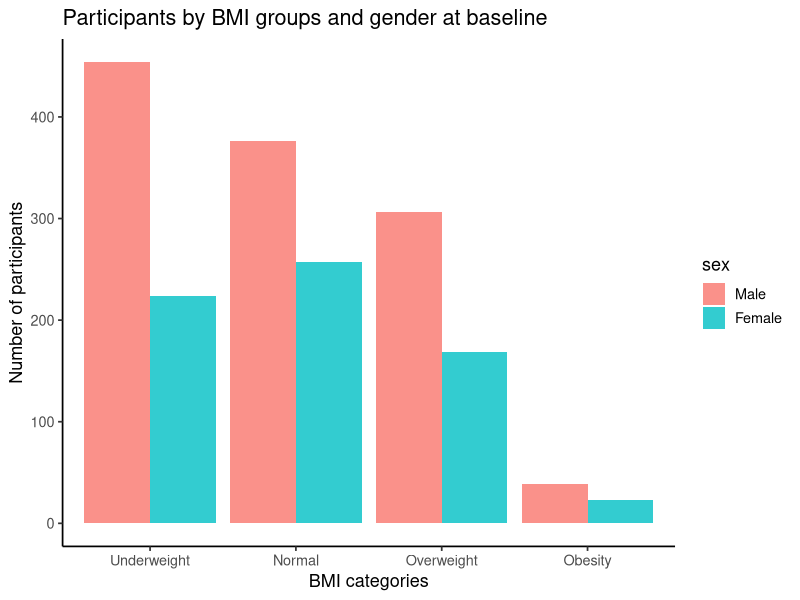
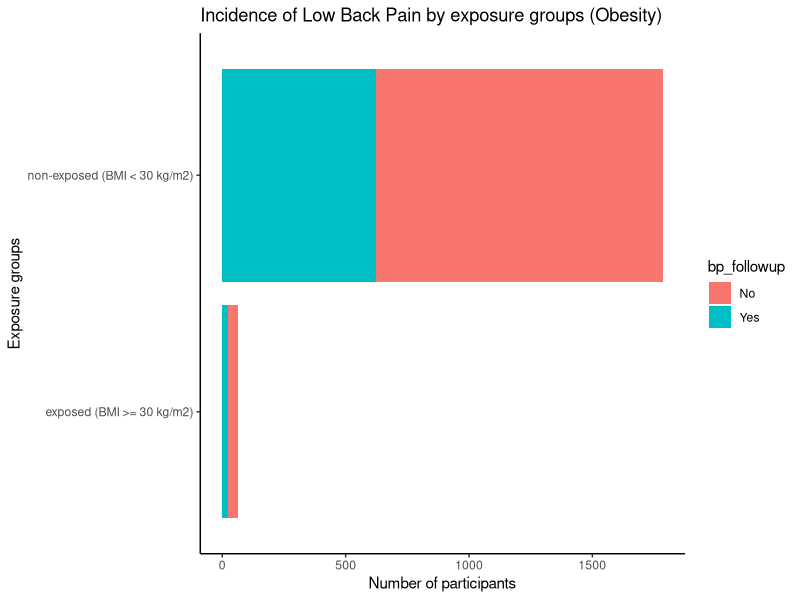

Here is the R script that generated these plots, in order:
## ---- chunk 1
library(tidyverse)
library(knitr)
## ---- chunk 2
sample <- read.csv("Poster Presentation.csv")
head(sample, 15) %>% 
  kable(align = "c")
glimpse(sample)
## ---- chunk 3
sample$id <- as.character(sample$id)
sample$sex <- factor(sample$sex, levels = c(0, 1), labels = c("Male", "Female"))
sample$bmi_cat <- factor(sample$bmi_cat, levels = c(1, 2, 3, 4, 5), 
                         labels = c("Underweight", "Normal", "Overweight", 
                                    "Obesity", "Severe obesity"))
sample$bp_baseline <- factor(sample$bp_baseline, levels = c(0, 1), 
                             labels = c("No", "Yes"))
sample$lost <- factor(sample$lost, levels = c(0, 1), 
                             labels = c("No", "Yes"))
sample$bp_followup <- factor(sample$bp_followup, levels = c(0, 1), 
                             labels = c("No", "Yes"))

head(sample, 10) %>% 
  kable(align = "c")

## ---- chunk 4
cohort <- sample[sample$bp_baseline == "No", ]
head(cohort, 10) %>% 
  kable(align = "c")

## ---- chunk 5
cat <- cohort %>%
    group_by(bmi_cat) %>%
    summarise(
        count = n(),
        mean_age = mean(age, na.rm = TRUE),
        sd_age = sd(age, na.rm = TRUE),
        male_percentage = sum(sex == "Male") / n() * 100,
        female_percentage = sum(sex == "Female") / n() * 100
        )
cat %>% 
  kable(align = "c")
## ---- chunk 6

graph1 <- cohort %>%
    drop_na() %>%
    ggplot(aes(bmi_cat, fill = sex)) +
    geom_bar(position = "dodge", alpha = 0.8) +
    theme_classic(base_size = 13) + 
  labs(title = "Participants by BMI groups and gender at baseline", 
       x = "BMI categories", y = "Number of participants")

graph1
## ---- chunk 7
exposed <- cohort[cohort$bmi_cat =="Obesity", ]
non_exposed <- cohort[!cohort$bmi_cat =="Obesity", ]

nrow(exposed)

nrow(non_exposed)

## ---- chunk 8

demo_expo <- exposed %>%
    summarise(
        count = n(),
        mean_age = mean(age, na.rm = TRUE),
        sd_age = sd(age, na.rm = TRUE),
        male_percentage = sum(sex == "Male") / n() * 100,
        female_percentage = sum(sex == "Female") / n() * 100
    )
demo_expo %>% 
  kable(align = "c")

demo_non_expo <- non_exposed %>%
    summarise(
        count = n(),
        mean_age = mean(age, na.rm = TRUE),
        sd_age = sd(age, na.rm = TRUE),
        male_percentage = sum(sex == "Male") / n() * 100,
        female_percentage = sum(sex == "Female") / n() * 100
    )
demo_non_expo %>% 
  kable(align = "c")
## ---- chunk 9
lost_expo <- sum(is.na(exposed$bp_followup))
lost_non_expo <- sum(is.na(non_exposed$bp_followup))

lost_expo
lost_non_expo
## ---- chunk 10
a <- length(which(exposed$bp_followup == "Yes"))
b <- length(which(exposed$bp_followup == "No"))
c <- length(which(non_exposed$bp_followup == "Yes"))
d <- length(which(non_exposed$bp_followup == "No"))

a
b
c
d
## ---- chunk 11
table <- matrix(c(a, b, c, d), nrow = 2, byrow = TRUE)
table <- cbind(table, c(a + b, c + d))
colnames(table) <- c("Low back pain", "Without LBP", "Total")
rownames(table) <- c("Obesity", "Without Obesity")

table %>% 
  kable(align = "c")
write.csv(table, "2x2table.csv")
## ---- chunk 12
lbp_expo <- a/(a+b)

lbp_expo

lbp_non_exp <- c/(c+d)

lbp_non_exp
## ---- chunk 13
RR <- lbp_expo/lbp_non_exp

RR
## ---- chunk 14

cohort$exposure <- factor(
  ifelse(cohort$bmi_cat == "Obesity", "exposed (BMI >= 30 kg/m2)",
  ifelse(cohort$bmi_cat %in% c("Normal", "Overweight", "Underweight"), 
         "non-exposed (BMI < 30 kg/m2)", NA))
)

#cohort
cohort %>%
  drop_na(bp_followup) %>% 
  ggplot(aes(y= exposure, fill = bp_followup)) +
  geom_bar() +
  theme_classic() +
  labs(title = "Incidence of Low Back Pain by exposure groups (Obesity)", 
       x = "Number of participants", y = "Exposure groups")
## ---- chunk 15
table1 <- data.frame(
  characteristics = c("Number of participants", 
                               "Mean age",
                               "SD",
                               "Male", "M %", 
                               "Female", "F %", 
                               "Low Back Pain", "LBP %", "LBP M", "LBPM %", "LBP F", "LBPF %"),
  Exposed = c(nrow(exposed), 
                       round(mean(exposed$age), 2), round(sd(exposed$age), 2), 
                       length(which(exposed$sex == "Male")), 
              round(length(which(exposed$sex == "Male")) / nrow(exposed) * 100, 2), 
                       length(which(exposed$sex == "Female")), 
              round(length(which(exposed$sex == "Female")) / nrow(exposed) * 100, 2),
                       a, round(a/nrow(exposed) * 100, 2),
              length(which(exposed$sex == "Male" & exposed$bp_followup == "Yes")), 
              round(length(which(exposed$sex == "Male" & exposed$bp_followup == "Yes")) / a * 100, 2),
              length(which(exposed$sex == "Female" & exposed$bp_followup == "Yes")), 
              round(length(which(exposed$sex == "Female" & exposed$bp_followup == "Yes")) / a * 100, 2)),
  Non_exposed = c(nrow(non_exposed), 
                       round(mean(non_exposed$age), 2), round(sd(non_exposed$age), 2), 
                       length(which(non_exposed$sex == "Male")), 
                  round(length(which(non_exposed$sex == "Male")) / nrow(non_exposed) * 100, 2),
                       length(which(non_exposed$sex == "Female")), 
                  round(length(which(non_exposed$sex == "Female")) / nrow(non_exposed) * 100, 2),
                       c, round(c/nrow(non_exposed) * 100, 2), 
                  length(which(non_exposed$sex == "Male" & non_exposed$bp_followup == "Yes")), 
              round(length(which(non_exposed$sex == "Male" & non_exposed$bp_followup == "Yes")) / c * 100, 2),
              length(which(non_exposed$sex == "Female" & non_exposed$bp_followup == "Yes")), 
              round(length(which(non_exposed$sex == "Female" & non_exposed$bp_followup == "Yes")) / c * 100, 2)))

table1 %>% 
  kable(align = "c")

write.csv(table1, "characteristics.csv", row.names = FALSE)
## ---- chunk 16

table2 <- data.frame(Age_groups = c("25-35",
                          "36-45",
                          "46-55",
                          "56-65",
                          "66-75"), 
           Number_of_participants = c(length(which(cohort$age < 36)),
                                      length(which(cohort$age > 35 & cohort$age < 46)),
                                      length(which(cohort$age > 45 & cohort$age < 56)),
                                      length(which(cohort$age > 55 & cohort$age < 66)),
                                      length(which(cohort$age > 65))
                                      ), 
           Number_of_cases_LBP = c(length(which(cohort$age < 36 & cohort$bp_followup == "Yes")),
                                      length(which(cohort$age > 35 & cohort$age < 46 & cohort$bp_followup == "Yes")),
                                      length(which(cohort$age > 45 & cohort$age < 56 & cohort$bp_followup == "Yes")),
                                      length(which(cohort$age > 55 & cohort$age < 66 & cohort$bp_followup == "Yes")),
                                      length(which(cohort$age > 65 & cohort$bp_followup == "Yes"))),
           Incidence_proportion = c(round(length(which(cohort$age < 36 & cohort$bp_followup == "Yes")) / 
                                      length(which(cohort$age < 36)) * 100, 2),
                                      round(length(which(cohort$age > 35 & cohort$age < 46 & cohort$bp_followup == "Yes")) /
                                      length(which(cohort$age > 35 & cohort$age < 46)) * 100, 2),
                                      round(length(which(cohort$age > 45 & cohort$age < 56 & cohort$bp_followup == "Yes")) /
                                      length(which(cohort$age > 45 & cohort$age < 56)) * 100, 2),
                                      round(length(which(cohort$age > 55 & cohort$age < 66 & cohort$bp_followup == "Yes")) /
                                      length(which(cohort$age > 55 & cohort$age < 66)) * 100, 2),
                                      round(length(which(cohort$age > 65 & cohort$bp_followup == "Yes")) / 
                                      length(which(cohort$age > 65)) * 100, 2)))
table2 %>% 
  kable(align = "c")

write.csv(table2, "agegroups.csv", row.names = FALSE)           
